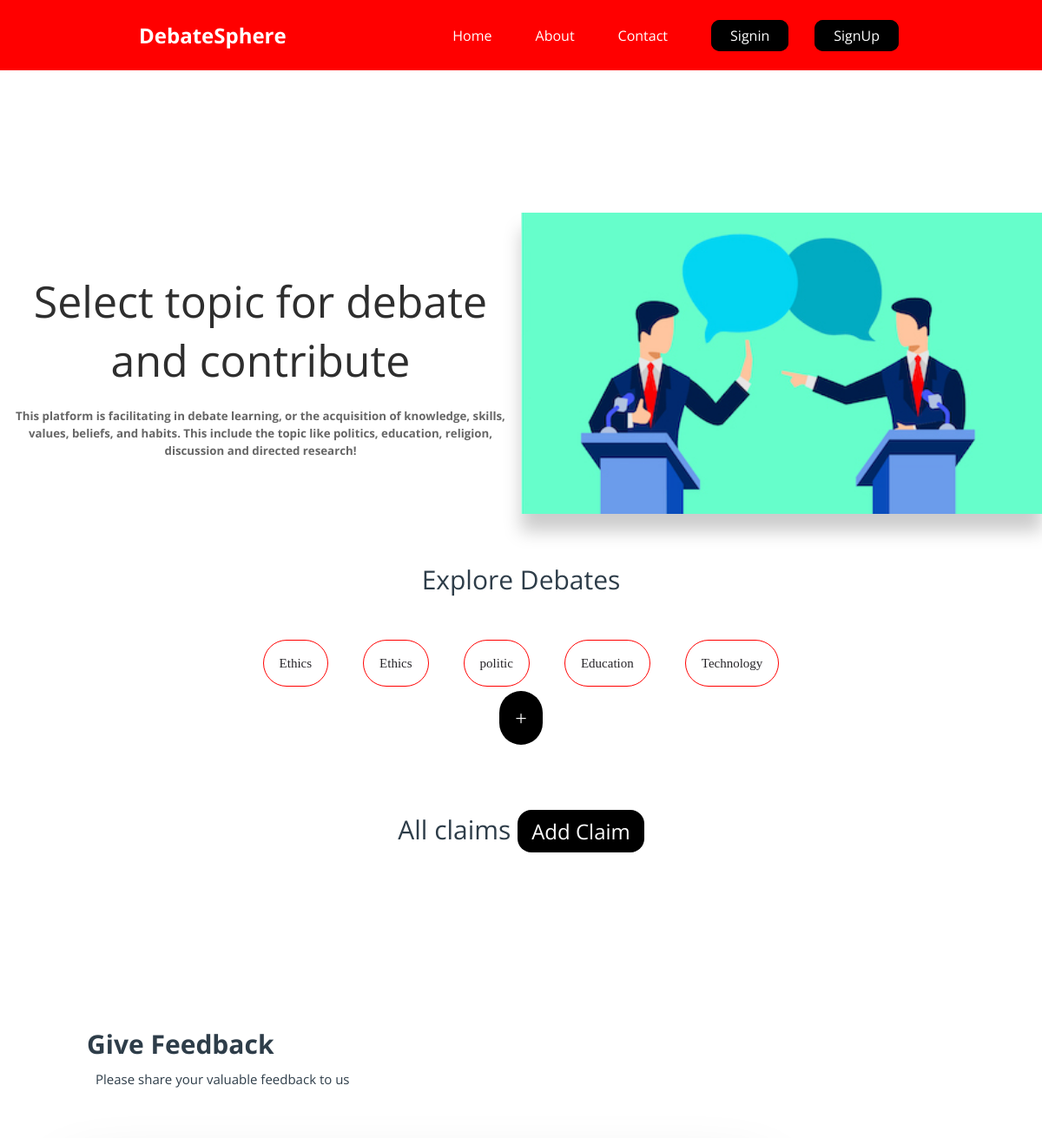
Before: / (upper part) with the older database file.
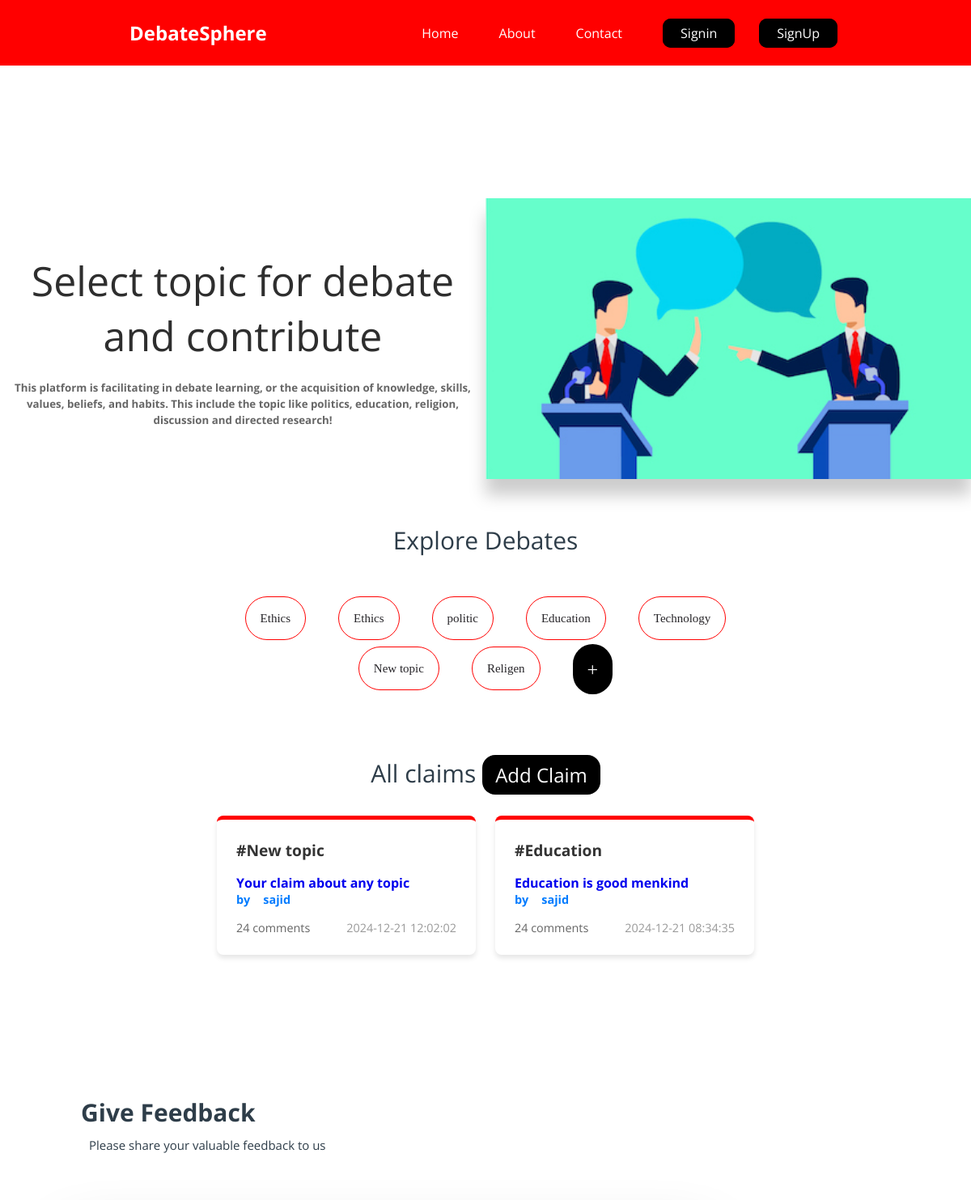
After: the same page with the newer database file.
### tables this page shows
CREATE TABLE topic (
    topicID INTEGER NOT NULL PRIMARY KEY AUTOINCREMENT,  -- Topic's ID number
    topicName TEXT NOT NULL,                             -- Topic's text
    postingUser INTEGER REFERENCES user(userID) ON DELETE SET NULL ON UPDATE CASCADE, -- FK (foreign key) of posting user
    creationTime INTEGER NOT NULL,                       -- Time topic was created
    updateTime INTEGER NOT NULL                          -- Last time a claim/reply was added
);

CREATE TABLE claim (
    claimID INTEGER NOT NULL PRIMARY KEY AUTOINCREMENT,   -- CLaim ID number
    topic INTEGER NOT NULL REFERENCES topic(topicID) ON DELETE CASCADE ON UPDATE CASCADE, -- FK of claim
    postingUser INTEGER REFERENCES user(userID) ON DELETE SET NULL ON UPDATE CASCADE, -- FK of poisting user
    creationTime INTEGER NOT NULL,                       -- Time topic was created
    updateTime INTEGER NOT NULL,                         -- Last time a reply was added
    text TEXT NOT NULL                                   -- Actual text
);

CREATE TABLE user (
    userID INTEGER NOT NULL PRIMARY KEY AUTOINCREMENT, -- Integer user ID / key
    userName TEXT NOT NULL,                            -- Login username
    passwordHash BLOB NOT NULL,                        -- Hashed password (bytes in python)
    isAdmin BOOLEAN NOT NULL,                          -- If user is admin or not. Ignore if not implementing admin
    creationTime INTEGER NOT NULL,                     -- Time user was created
    lastVisit INTEGER NOT NULL                         -- User's last visit, for showing new content when they return
);

### app.py (the view)
@app.route('/')
def index():
    topic_details = get_topics()
    claims = get_claims()
    return render_template('home/index.html', topics=topic_details, claims=claims)

### app.py (called while the page is built)
@app.template_filter('format_datetime')
def format_datetime(value):
    try:
        return datetime.fromtimestamp(value).strftime('%Y-%m-%d %H:%M:%S')
    except (ValueError, TypeError):
        return value

### controllers/debate.py (called while the page is built)
def get_topics():
        with sqlite3.connect("debate.sqlite") as db:
            cursor = db.cursor()
        cursor.execute("SELECT topicID, topicName FROM topic")
        return cursor.fetchall()

def get_claims():
    with sqlite3.connect("debate.sqlite") as db:
        cursor = db.cursor()
        cursor.execute("""
                        SELECT
                            claim.claimID,
                            claim.text,
                            user.username,
                            topic.topicName, -- Get the topic name
                            claim.creationTime,
                            claim.updateTime
                        FROM claim
                        JOIN user ON claim.postingUser = user.userID  -- Join with 'user' table on postingUser
                        JOIN topic ON claim.topic = topic.topicID  -- Join with 'topic' table on topicID
                        ORDER BY claim.updateTime DESC
                    """)
        return cursor.fetchall()

### templates/home/index.html (shortened to what this page needs)
{% extends "base.html" %}
{% block header %}
<div class="head-container">
    <center>
    <div class="quote">
        <p>Select topic for debate and contribute</p>
            <h5>This platform is facilitating in debate learning, or the acquisition of knowledge, skills, values,
                beliefs, and habits. This include the topic like politics, education, religion, discussion and directed
                research!</h5>
    </div>
</center>
    <div class="svg-image">
        <img src="../static/assests/extra/mainfram.png" alt="svg">
    </div>
</div>
{% endblock %}
{% block content %}
<div class="title">
    <span>Explore Debates</span>
</div>
<br><br>
<div class="topic-section">
    <center>
        <div class="cbox">
            {% for topic in topics %}
                <div class="det">
                    <a href="#">{{ topic[1] }}</a>
                </div>
            {% endfor %}
                <div class="det">
                    {% if session.get('user_id') %}
                    <a href="{{ url_for('debate.create_topic') }}" style="font-size:x-large;color: white; background: black; border: none;">+</a>
                    {% else %}
                    <a href="{{ url_for('auth.login') }}" style="font-size:x-large;color: white; background: black; border: none;">+</a>
                    {% endif %}
                </div>
        </div>
    </center>
</div>
<div class="claim-posts">
    <div class="title">
        <span>All claims</span>
            {% if session.get('user_id') %}
            <a href="{{ url_for('debate.create_topic') }}" style="font-size:x-large;color: white; background: black; border-radius: 1rem; text-decoration: none; padding:.5rem 1rem;">Add Claim</a>
            {% else %}
            <a href="{{ url_for('auth.login') }}" style="font-size:x-large;color: white; background: black; border-radius: 1rem; text-decoration: none; padding:.5rem 1rem;">Add Claim</a>
            {% endif %}
    </div>
    <div class="cards-container">
        {% for claim in claims%}
        <a class="card" href="/debate/claim_detail/{{ claim[0] }}">
            <div class="card-content">
                <h3>#{{claim[3]}}</h3>
                <h4>{{claim[1]}}</h4>
                <div class="metadata">
                    <span class="username"><span>by</span>{{claim[2]}}</span>
                </div>
                <div class="user-info">
                    <span>24 comments</span>
                    <span class="time">{{ claim[5] | format_datetime }}</span>
                </div>
            </div>
    </a>
        {% endfor %}
    </div>
</div>
    <div class="title2" id="feedBACK">
        <span>Give Feedback</span>
        <div class="shortdesc2">
            <p>Please share your valuable feedback to us</p>
        </div>
    </div>
    {% endblock %}

### templates/base.html (shortened to what this page needs)
<!DOCTYPE html>
<html>
<head>
	<link rel="stylesheet" href="{{ url_for('static', filename='css/style.css') }}">
</head>
<body>
	<header id="header">
		<nav>
			<div class="logo">
				<a style="text-decoration: none;" href="{{ url_for('index')}}"><h1>DebateSphere</h1></a>
			</div>
			<ul>
				<li><a class="active" href="{{ url_for('index')}}">Home</a></li>
				<li><a href="{{ url_for('about')}}">About</a></li>
				<li><a href="{{ url_for('contact')}}">Contact</a></li>
				{% if session.get('user_id') %}
				<li><a class="sign_btn" href="{{ url_for('auth.logout') }}">Logout</a></li>
				{% else %}
				<li><a class="sign_btn" href="{{ url_for('auth.login') }}">Signin</a></li>
				<li><a class="sign_btn" href="{{ url_for('auth.register') }}">SignUp</a></li>
				{% endif %}
			</ul>
		</nav>
		{% block header %}{% endblock %}
	</header>
	{% block content %}{% endblock %}
</body>
</html>

### static/css/style.css (style rules this page uses)
* { box-sizing: border-box; margin: 0; padding: 0; }
html { scroll-behavior: smooth; }
body { background: #FFF; font-family: 'Open Sans', sans-serif; }
nav { padding: 1.5rem 10rem; top: 0; position: fixed; display: flex; width: 100%; z-index: 1000; background: red; justify-content: space-between; transition: 1.5s; align-items: center; }
nav ul { display: flex; align-items: center; }
nav ul li { list-style: none; margin: 5px 5px; }
nav ul li a { padding: 5px 20px; color: white; border-radius: 10px; cursor: pointer; transition: .5s; text-decoration: none; }
.sign_btn { margin-left: 20px; padding: 5px 20px; border: 2px solid black; border-radius: 10px; text-decoration: none; transition: .5s; background-color:black; color: #fff; }
.logo h1 { color: white; }
.head-container { margin-top: 245px; display: flex; flex-wrap: wrap; align-items: center; justify-content: space-around; }
.quote { width: 600px; }
.quote h5 { margin-top: 20px; color: #0009; line-height: 20px; }
.quote p { font-size: 50px; color: #2e2e2e; }
.svg-image img { width: 600px; filter: drop-shadow(0 20px 10px rgba(0,0,0,0.2)); }
.title { margin-top: 50px; font-family: 'Open Sans', sans-serif; font-size: 30px; text-align: center; color: #2E3D49; }
.claim-posts { display: flex; align-items: center; flex-direction: column; padding: 1.5rem 10rem; }
.cards-container { display: flex; flex-wrap: wrap; justify-content: center; margin-top: 2rem; gap:1.5rem; }
.card { background-color: #fff; text-decoration: none; width: 20rem; padding: 1.5rem; border-radius: 8px; box-shadow: 0 4px 6px rgba(0, 0, 0, 0.1); border-top: 5px solid red; transition: transform 0.2s ease; }
.card-content h3 { font-size: 1.2rem; margin-bottom: 1rem; color: #333; }
.metadata { display: flex; justify-content: space-between; font-size: 0.9rem; color: #666; margin-bottom: 1rem; }
.metadata span { margin-right: 1rem; }
.user-info { display: flex; justify-content: space-between; align-items: center; font-size: 0.9rem; color: #666; }
.username { font-weight: bold; color: #007BFF; }
.time { color: #999; }
.cbox { width: 55%; display: flex; flex-wrap: wrap; justify-content: center; }
.cbox .det { margin: 20px; background: #fff; cursor: pointer; }
.cbox .det a { justify-content: space-around; padding: 18px; border-radius: 40px; border: 1px solid red; font-size: 15px; color: #272529; font-family: cursive; text-decoration: none; }
.title2 { position: relative; margin-top: 150px; margin-left: 100px; }
.title2 span { font-weight: 700; font-family: 'Open Sans', sans-serif; font-size: 30px; color: #2E3D49; }
.title2 .shortdesc2 { padding: 10px; font-family: 'Open Sans', sans-serif; font-size: 15px; color: #2E3D49; margin-bottom: 10px; }

Changed rows visible on the page:
added topic: topicName "New topic"
added topic: topicName "Religen"
added claim: topicName "New topic", text "Your claim about any topic", userName "sajid", updateTime "2024-12-21 12:02:02"
added claim: topicName "Education", text "Education is good menkind", userName "sajid", updateTime "2024-12-21 08:34:35"
